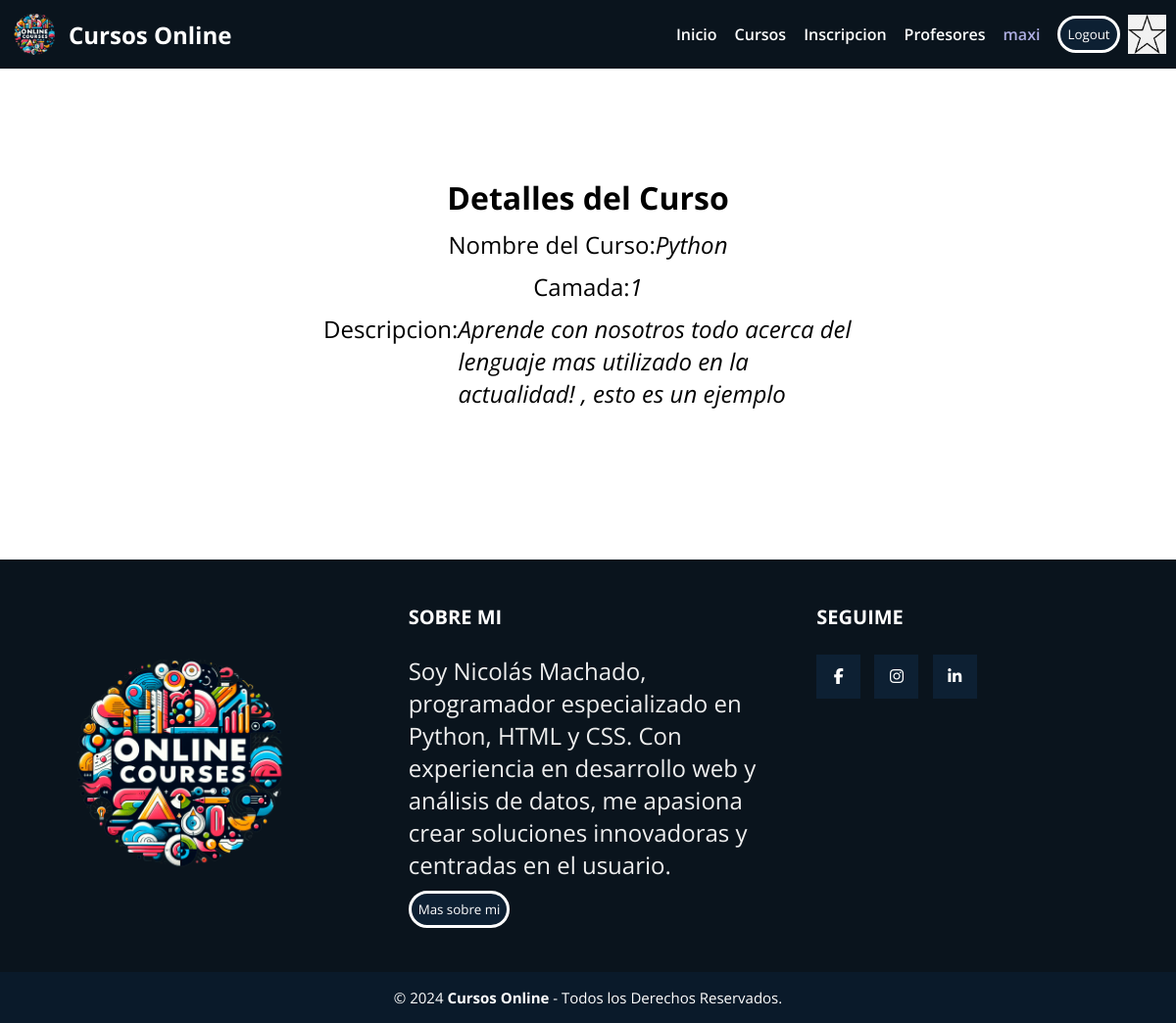
Page /cursos/3 (signed in) on the committed database.
### AppCoder/models.py (models this page shows, shortened)
class Avatar(models.Model):
    user = models.OneToOneField(User, on_delete=models.CASCADE)
    imagen = models.ImageField(upload_to='avatares', null = True, blank = True)

class Curso(models.Model):
    nombre = models.CharField(max_length=40)
    camada = models.IntegerField()
    descripcion = models.TextField()  # Agrega este campo para la descripción

### AppCoder/views.py (the view)
# urls.py: path('cursos/<pk>', views.CursoDetailView.as_view(), name = "DetalleCurso"),
class CursoDetailView(DetailView):
    model = Curso
    template_name = "AppCoder/curso_detalle.html"

### AppCoder/templates/AppCoder/curso_detalle.html (shortened to what this page needs)
{% extends 'AppCoder/padre.html' %}
{% load static %}
{% block contenidoQueCambia %}
<div class="relleno">
<h1>Detalles del Curso</h1>
<p>Nombre del Curso: <i> {{curso.nombre}} </i></p>
<p>Camada: <i> {{curso.camada}} </i></p>
<p>Descripcion: <i> {{curso.descripcion}} </i></p>
<p>
    <a href="{% url 'ListaCursos' %}">Regresar</a>
</p>
</div>
{% endblock contenidoQueCambia %}

### AppCoder/templates/AppCoder/padre.html (shortened to what this page needs)
<!DOCTYPE html>
<html lang="en">
<head>
    <link rel="stylesheet" href="/AppCoder/static/AppCoder/css/style.css">
<body>
    <header>
        <a href="{% url 'inicio' %}" class="logo">
            <img src="/AppCoder/static/AppCoder/img/cursosonlinelogo.png" alt="">
            <h2 class="nombre-empresa">Cursos Online</h2>
        </a>
        <nav style="display: flex; align-items: center;gap: 8px;flex-wrap: wrap">
            <a class="nav-link" href="{% url 'inicio' %}">Inicio</a>
            <a class="nav-link" href="{% url 'ListaCursos' %}">Cursos</a>
            <a class="nav-link" href="{% url 'inscripcion' %}"
            >Inscripcion</a>
           <a class="nav-link" href=
            "{% url 'ListaProfesores' %}">Profesores</a>
            {% if not request.user.is_authenticated %}
           <div><a id="Logueo" class="btn btn-primary" href=
            "{% url 'Login' %}">Login</a>
            <a id="Logueo" class="btn btn-primary" href=
            "{% url 'Registro' %}">Registro</a>
            {% else %}
            <a id="Logueo" class="nav-link" href="{% url 'EditarPerfil' %}"> {{request.user.username}} </a>
            <form class="nav-link" method="post" action="{% url 'Logout' %}">
            <button type="submit" class="btn btn-primary">Logout</button>
            </form>
            {% endif %}
            {% if request.user.avatar %}
            <img src="{{request.user.avatar.imagen.url}}" alt="" height="40px">
            {% endif %}
        </nav>
    </header>
    {% block contenidoQueCambia %}
    {% endblock contenidoQueCambia %}
    <footer class="pie-pagina">
        <div class="grupo-1">
            <div class="box">
                <figure>
                    <a href="#">
                        <img src="/AppCoder/static/AppCoder/img/cursosonlinelogo.png" alt="">
                    </a>
                </figure>
            </div>
            <div class="box">
                <h2>SOBRE MI</h2>
                <p>Soy Nicolás Machado, programador especializado en Python, HTML y CSS. Con experiencia en desarrollo web y análisis de datos, me apasiona crear soluciones innovadoras y centradas en el usuario.
                </p>
                <button><a href="{% url 'sobremi' %}">Mas sobre mi</a></button>
            </div>
            <div class="box">
                <h2>SEGUIME</h2>
                <div class="red-social">
                    <a href="https://es-la.facebook.com/nicolas.machado.543908" class="fa fa-facebook" target="_blank"></a>
                    <a href="https://www.instagram.com/nico_machado05?igsh=MXJ3azJwcXVxamJoeA==" class="fa fa-instagram" target="_blank"></a>
                    <a href="www.linkedin.com/in/nicolas-machado-09b89b23b" class="fa fa-linkedin" target="_blank"></a>
                </div>
            </div>
        </div>
        <div class="grupo-2">
            <small>
                &copy; 2024 <b>Cursos Online</b> - Todos los Derechos Reservados.
            </small>
        </div>
    </footer>
</body>

### AppCoder/static/AppCoder/css/style.css (style rules this page uses)
* { margin: 0; padding: 0; box-sizing: border-box; font-family: 'Open Sans', sans-serif; }
body { display: grid; min-height: 100vh; grid-template-rows: auto 1fr auto; }
a { text-decoration: none; color: white; }
header { display:flex ; min-height: 70px; background-color: #0a141d; justify-content: space-between; align-items: center; padding: 10px; }
.relleno { display: flex; flex-direction: column; justify-content: center; align-items: center; padding: 30px; width: 600px; gap: 10px; margin: auto; margin-top: 5rem; margin-bottom: 5rem; }
p { display: flex; font-size: x-large; }
button { padding: 7px; border-radius: 30px; background-color: #0d2033; border: 3px solid white; color: white; }
.logo { display: flex; align-items: center; }
.logo img { height: 50px; margin-right: 10px; }
nav { display: flex; flex-direction: row; }
nav a { font-weight: 600; padding-right: 10px; }
form { display: flex; }
#Logueo { color: rgb(174, 174, 226); }
.pie-pagina { width: 100%; background-color: #0a141d; }
.pie-pagina .grupo-1 { width: 100%; max-width: 1200px; margin: auto; display: grid; grid-template-columns: repeat(3,1fr); grid-gap: 50px; padding: 45px 0px; }
.pie-pagina .grupo-1 .box figure { width: 100%; height: 100%; display: flex; justify-content: center; align-items: center; }
.pie-pagina .grupo-1 .box figure img { width: 250px; }
.pie-pagina .grupo-1 .box h2 { color: #fff; margin-bottom: 25px; font-size: 20px; }
.pie-pagina .grupo-1 .box p { color: #efefef; margin-bottom: 10px; }
.pie-pagina .grupo-1 .red-social a { display: inline-block; text-decoration: none; width: 45px; height: 45px; line-height: 45px; color: #fff; margin-right: 10px; background-color: #0d2033; text-align: center; transition: all 300ms ease; }
.pie-pagina .grupo-2 { background-color: #0a1a2a; padding: 15px 10px; text-align: center; color: #fff; }
.pie-pagina .grupo-2 small { font-size: 15px; }

### rows in the picture
Curso: nombre "Python", camada "1", descripcion "Aprende con nosotros todo acerca del lenguaje mas utilizado en la actualidad! , esto es un ejemplo"

### other values in the picture
{{ request.user.username }} "maxi"
